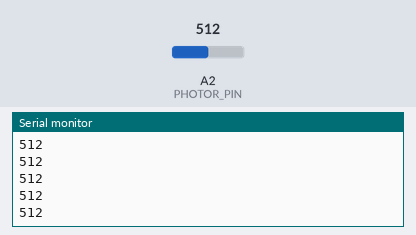
The sketch below on a simulated Arduino Uno, built with avr-gcc and run on an emulated ATmega328P. On the bench: the last lines printed to the serial monitor. The test bench sets the inputs (shaded band); at power-on: A2 (PHOTOR_PIN) = 512.

Above: at 1.2 s.
1.3 s: A2 (PHOTOR_PIN) set to 716
At 1.32 s:
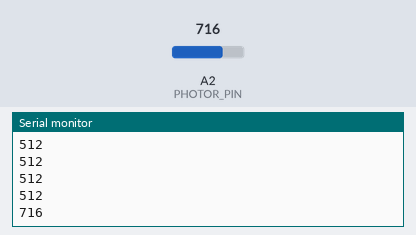
2.8 s: A2 (PHOTOR_PIN) set to 900
At 2.83 s:
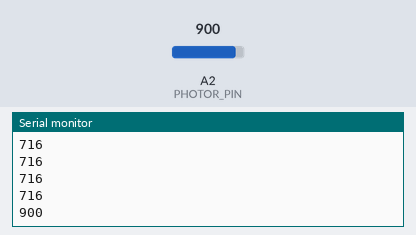
Timing chart, 0 to 5.8 s (numbered marks = the images above; inputs shaded):
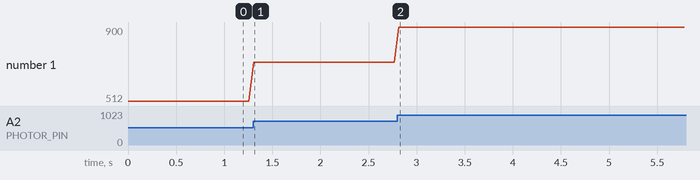

The sketch:

sketch_oct05a_lab2_1.ino
```cpp
/*
 * Conard James B. Faraon
 * Pouria Ghadimi
 * CSS427 Fall 2017 Lab2 Ex1
 * Board used: Arduino Micro
 */

const int PHOTOR_PIN = A2;
int lightLevel;

void setup()
{
    Serial.begin(9600);
    pinMode(PHOTOR_PIN, INPUT);
    lightLevel = 0;
}

void loop()
{
   lightLevel = analogRead(PHOTOR_PIN);
   Serial.println(lightLevel);

   //slow down the transmission for effective Serial communication.
   delay(50);
}
```

Measured:
- after the input at 1.3 s, the serial monitor: prints a new line at once (image 1)
- after the input at 2.8 s, the serial monitor: prints a new line at once (image 2)
- plotted number 1: 512 → 716 after the input at 1.3 s, 716 → 900 after the input at 2.8 s
